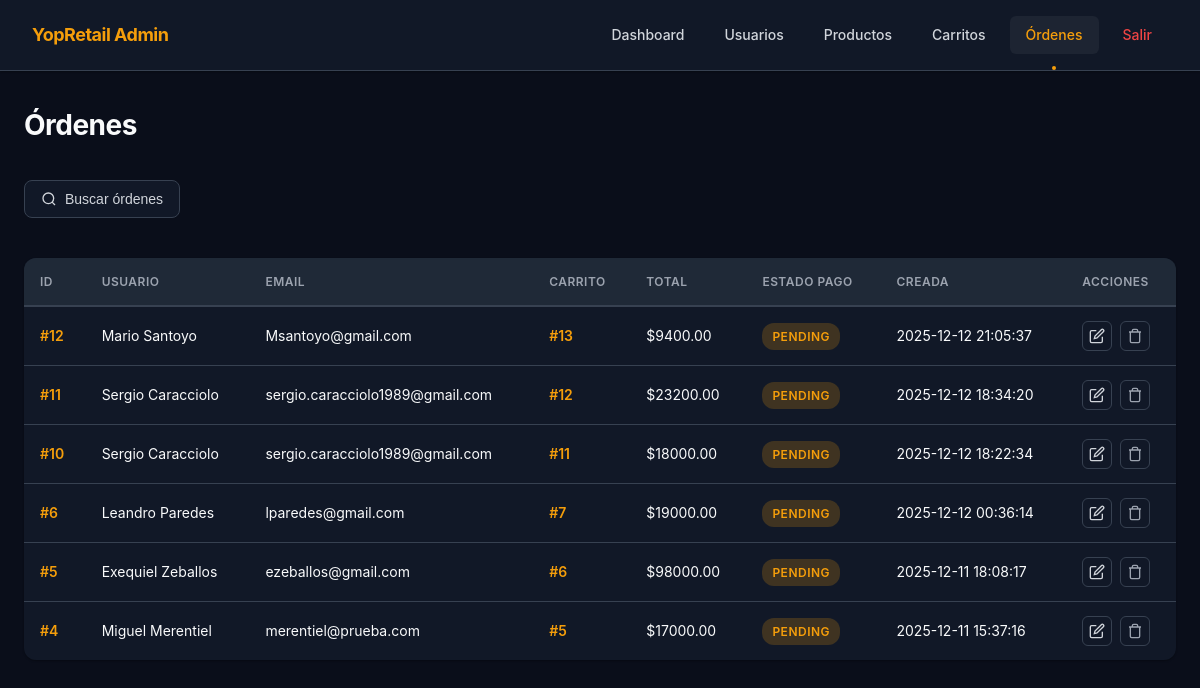
The app's page /admin/orders (signed in), older data.
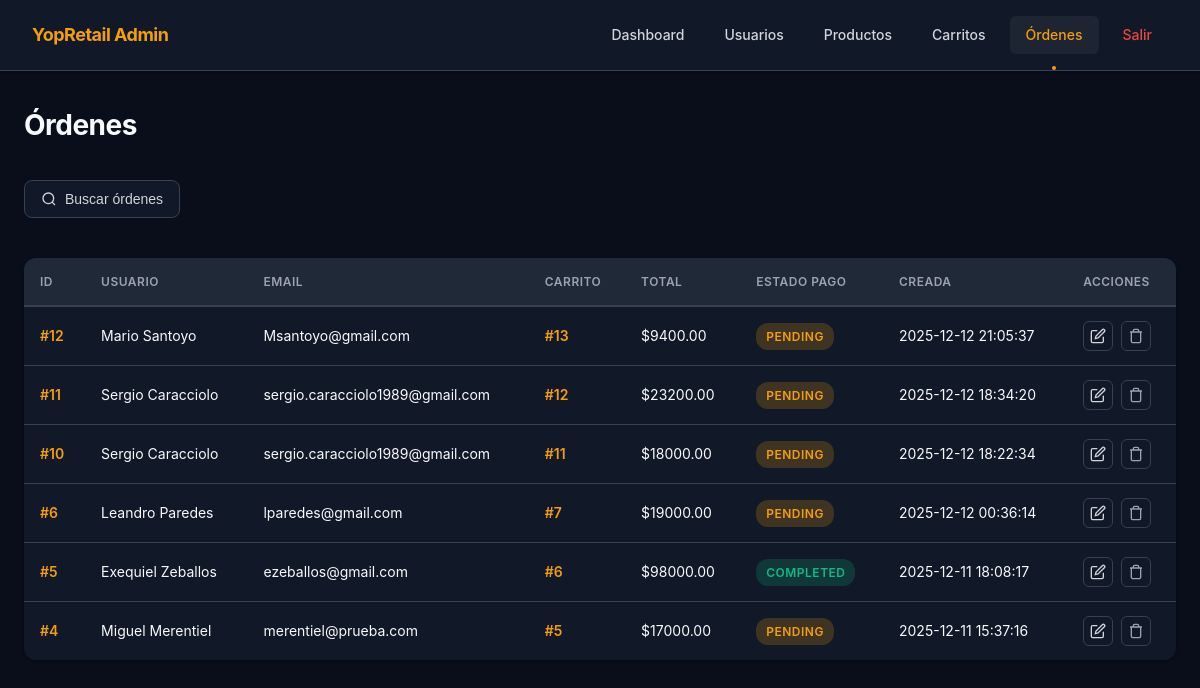
The same page, newer data.
### tables this page shows
CREATE TABLE orders (
    id             INTEGER PRIMARY KEY AUTOINCREMENT,
    user_id        INTEGER NOT NULL,
    cart_id        INTEGER NOT NULL,
    total          REAL NOT NULL,
    payment_status TEXT NOT NULL DEFAULT 'pending', -- pending | paid | failed
    created_at     TEXT DEFAULT (datetime('now')),
    FOREIGN KEY (user_id) REFERENCES users(id),
    FOREIGN KEY (cart_id) REFERENCES carts(id)
);

CREATE TABLE users (
    id          INTEGER PRIMARY KEY AUTOINCREMENT,
    name        TEXT NOT NULL,
    email       TEXT NOT NULL UNIQUE,
    phone       TEXT,
    segment     TEXT DEFAULT 'nuevo',
    created_at  TEXT DEFAULT (datetime('now'))
);

### backoffice_app.py (the view)
@app.get("/admin/orders", response_class=HTMLResponse)
def admin_orders(
    request: Request,
    q_user: Optional[str] = Query(None),
    q_email: Optional[str] = Query(None),
    q_status: Optional[str] = Query(None),
    _: bool = Depends(get_current_admin),
):
    conditions = []
    params = []
    if q_user:
        conditions.append("LOWER(u.name) LIKE ?")
        params.append(f"%{q_user.lower()}%")
    if q_email:
        conditions.append("u.email = ?")
        params.append(q_email)
    if q_status:
        conditions.append("o.payment_status = ?")
        params.append(q_status)
    where = f"WHERE {' AND '.join(conditions)}" if conditions else ""
    with get_connection() as conn:
        rows = conn.execute(
            f"""
            SELECT
                o.id, o.user_id, u.name AS user_name, u.email AS user_email,
                o.cart_id, o.total, o.payment_status, o.created_at
            FROM orders o
            JOIN users u ON u.id = o.user_id
            {where}
            ORDER BY o.created_at DESC
            """,
            params,
        ).fetchall()
    return templates.TemplateResponse(
        "orders.html",
        {"request": request, "orders": rows, "q_user": q_user, "q_email": q_email, "q_status": q_status},
    )

### templates/orders.html (shortened to what this page needs)
{% extends "admin_base.html" %}
{% block content %}
<h2>Órdenes</h2>
<button class="search-toggle" onclick="toggleSearch('orderSearch')">
  <svg viewBox="0 0 24 24" fill="none" stroke="currentColor" stroke-width="2">
    <circle cx="11" cy="11" r="8"></circle>
    <path d="m21 21-4.35-4.35"></path>
  </svg>
  Buscar órdenes
</button>
<table class="table">
  <thead>
    <tr>
      <th>ID</th>
      <th>Usuario</th>
      <th>Email</th>
      <th>Carrito</th>
      <th>Total</th>
      <th>Estado pago</th>
      <th>Creada</th>
      <th>Acciones</th>
    </tr>
  </thead>
  <tbody>
    {% for o in orders %}
    <tr>
      <td><a href="/admin/orders/{{ o.id }}">#{{ o.id }}</a></td>
      <td>{{ o.user_name }}</td>
      <td>{{ o.user_email }}</td>
      <td>
        <a href="/admin/carts/{{ o.cart_id }}">#{{ o.cart_id }}</a>
      </td>
      <td>${{ "%.2f"|format(o.total) }}</td>
      <td>
        {% if o.payment_status == 'paid' or o.payment_status == 'completed' %}
          <span class="badge badge-success">{{ o.payment_status }}</span>
        {% elif o.payment_status == 'pending' %}
          <span class="badge badge-warning">{{ o.payment_status }}</span>
        {% else %}
          <span class="badge badge-danger">{{ o.payment_status }}</span>
        {% endif %}
      </td>
      <td>{{ o.created_at }}</td>
      <td>
        <div class="action-buttons">
          <a href="/admin/orders/{{ o.id }}/edit" class="btn-icon btn-edit" title="Editar">
            <svg width="16" height="16" viewBox="0 0 24 24" fill="none" stroke="currentColor" stroke-width="2">
              <path d="M11 4H4a2 2 0 0 0-2 2v14a2 2 0 0 0 2 2h14a2 2 0 0 0 2-2v-7"></path>
              <path d="M18.5 2.5a2.121 2.121 0 0 1 3 3L12 15l-4 1 1-4 9.5-9.5z"></path>
            </svg>
          </a>
          <form method="post" action="/admin/orders/{{ o.id }}/delete" style="display: inline;" onsubmit="return confirm('¿Eliminar esta orden?')">
            <button type="submit" class="btn-icon btn-delete" title="Eliminar">
              <svg width="16" height="16" viewBox="0 0 24 24" fill="none" stroke="currentColor" stroke-width="2">
                <polyline points="3 6 5 6 21 6"></polyline>
                <path d="M19 6v14a2 2 0 0 1-2 2H7a2 2 0 0 1-2-2V6m3 0V4a2 2 0 0 1 2-2h4a2 2 0 0 1 2 2v2"></path>
              </svg>
            </button>
          </form>
        </div>
      </td>
    </tr>
    {% endfor %}
  </tbody>
</table>
{% endblock %}

### templates/admin_base.html (shortened to what this page needs)
<!DOCTYPE html>
<html lang="es">
<head>
  <link rel="stylesheet" href="/static/admin.css">
</head>
<body>
  <header class="topbar">
    <div class="topbar-left">
      <span class="logo">YopRetail Admin</span>
    </div>
    <nav class="topbar-right">
      <a href="/admin" class="nav-link {% if request.path == '/admin' or request.path == '/admin/' %}active{% endif %}">Dashboard</a>
      <a href="/admin/users" class="nav-link {% if '/admin/users' in request.path %}active{% endif %}">Usuarios</a>
      <a href="/admin/products" class="nav-link {% if '/admin/products' in request.path %}active{% endif %}">Productos</a>
      <a href="/admin/carts" class="nav-link {% if '/admin/carts' in request.path %}active{% endif %}">Carritos</a>
      <a href="/admin/orders" class="nav-link {% if '/admin/orders' in request.path %}active{% endif %}">Órdenes</a>
      <a href="/admin/logout" class="nav-link nav-logout">Salir</a>
    </nav>
  </header>
  <main class="content">
    {% block content %}{% endblock %}
  </main>
</body>
</html>

### static/admin.css (style rules this page uses)
:root { --bg-primary: #0a0e1a; --bg-secondary: #111827; --bg-tertiary: #1f2937; --border-color: #374151; --text-primary: #f9fafb; --text-secondary: #d1d5db; --text-muted: #9ca3af; --accent-primary: #f59e0b; --accent-secondary: #ef4444; --accent-success: #10b981; --hover-overlay: rgba(255, 255, 255, 0.05); --shadow-sm: 0 1px 2px 0 rgba(0, 0, 0, 0.3); --shadow-md: 0 4px 6px -1px rgba(0, 0, 0, 0.4); --shadow-lg: 0 10px 15px -3px rgba(0, 0, 0, 0.5); }
* { box-sizing: border-box; }
body { margin: 0; font-family: -apple-system, BlinkMacSystemFont, "Segoe UI", Roboto, "Helvetica Neue", Arial, sans-serif; background: var(--bg-primary); color: var(--text-primary); line-height: 1.6; }
a { color: var(--accent-primary); text-decoration: none; transition: color 0.2s ease; }
.topbar { display: flex; justify-content: space-between; align-items: center; padding: 16px 32px; background: var(--bg-secondary); border-bottom: 1px solid var(--border-color); box-shadow: var(--shadow-sm); position: sticky; top: 0; z-index: 100; backdrop-filter: blur(10px); }
.logo { font-weight: 700; font-size: 18px; color: var(--accent-primary); letter-spacing: -0.5px; }
.topbar-right { display: flex; gap: 8px; }
.topbar a { margin-left: 0; padding: 8px 16px; font-size: 14px; font-weight: 500; color: var(--text-secondary); border-radius: 6px; transition: all 0.2s ease; }
.nav-link.active { background: var(--hover-overlay); color: var(--accent-primary); position: relative; }
.nav-link.active::after { content: ''; position: absolute; bottom: -16px; left: 50%; transform: translateX(-50%); width: 4px; height: 4px; background: var(--accent-primary); border-radius: 50%; }
.nav-logout { color: var(--accent-secondary) !important; }
.content { max-width: 1200px; margin: 32px auto; padding: 0 24px; }
h2 { margin: 0 0 32px 0; font-size: 28px; font-weight: 700; color: var(--text-primary); letter-spacing: -0.5px; }
.table { width: 100%; border-collapse: collapse; margin-top: 24px; font-size: 14px; background: var(--bg-secondary); border-radius: 12px; overflow: hidden; box-shadow: var(--shadow-sm); }
.table th, .table td { padding: 14px 16px; text-align: left; }
.table thead { background: var(--bg-tertiary); }
.table th { color: var(--text-muted); font-size: 12px; font-weight: 600; text-transform: uppercase; letter-spacing: 0.5px; border-bottom: 2px solid var(--border-color); }
.table tbody tr { border-bottom: 1px solid var(--border-color); transition: background 0.2s ease; }
.table tbody tr:last-child { border-bottom: none; }
.table a { font-weight: 600; }
.badge { display: inline-block; padding: 4px 10px; border-radius: 12px; font-size: 12px; font-weight: 600; text-transform: uppercase; letter-spacing: 0.5px; }
.badge-success { background: rgba(16, 185, 129, 0.2); color: var(--accent-success); }
.badge-warning { background: rgba(245, 158, 11, 0.2); color: var(--accent-primary); }
.search-toggle { background: var(--bg-secondary); border: 1px solid var(--border-color); color: var(--text-secondary); padding: 10px 16px; border-radius: 8px; cursor: pointer; font-size: 14px; font-weight: 500; margin-bottom: 16px; display: inline-flex; align-items: center; gap: 8px; transition: all 0.2s ease; }
.search-toggle svg { width: 16px; height: 16px; }
.action-buttons { display: flex; gap: 8px; align-items: center; }
.btn-icon { display: inline-flex; align-items: center; justify-content: center; padding: 6px; border-radius: 6px; border: 1px solid var(--border-color); background: transparent; cursor: pointer; transition: all 0.2s ease; color: var(--text-secondary); }
.btn-delete { color: var(--text-muted); }

Row changes from the older to the newer data that the page shows:
changed orders "Exequiel Zeballos": payment_status "PENDING" → "COMPLETED"
